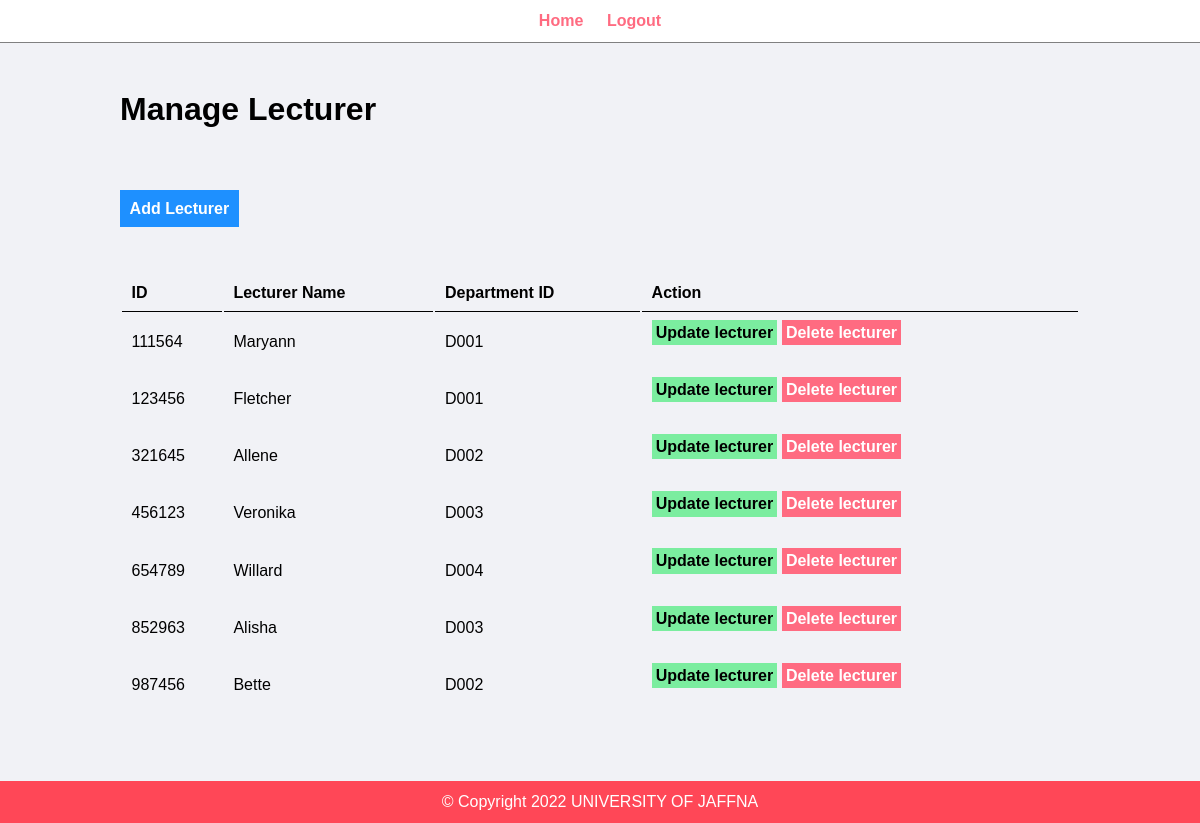
Page /admin/manage-lecturer.php (signed in) on the committed database.
### tables this page shows
CREATE TABLE `lecturer` (
  `ID` varchar(50) NOT NULL,
  `Name` varchar(150) NOT NULL,
  `Dep_ID` varchar(50) NOT NULL
);

### admin/manage-lecturer.php (the view, shortened to what this page needs)
<?php include('partials/menu.php'); ?>
<div class="main-content">
    <div class="wrapper">
    <h1>Manage Lecturer</h1>
    <br  />
             <br><br><br>
    <a href="add-lecturer.php" class="btn-primary">Add Lecturer</a>
    <br  />
<table class="tbl-full">
    <tr>
            <th>ID</th>
            <th>Lecturer Name</th>
            <th>Department ID</th>
            <th>Action</th>
        <br  />
</tr>
<br  /><br  />
<?php
    $sql ="SELECT * FROM lecturer";
    $res=mysqli_query($conn,$sql);
    if($res==TRUE){
        $count =mysqli_num_rows($res);
        if($count>0)
        {
            while($rows=mysqli_fetch_assoc($res))
            {
                $code = $rows['ID'];
                $name = $rows['Name'];
                $D_ID = $rows['Dep_ID'];
                ?>
                <tr>
                    <td><?php echo $code; ?> </td>
                    <td><?php echo $name; ?></td>
                    <td><?php echo $D_ID; ?></td>
                    <td>
                    <a href="<?php echo SITEURL; ?>admin/update-lecturer.php?id=<?php echo $ID; ?>" class="btn-secondary">Update lecturer</a>
                    <a href="<?php echo SITEURL; ?>admin/delete-lecturer.php?id=<?php echo $ID; ?>" class="btn-delete">Delete lecturer</a>
                    <br  /><br  />
            </td>
            </tr>
                <?php
            }
        }
        else{
        }
    }
?>
</table>
<br  />
</div>
</div>
<?php include('partials/footer.php'); ?>

### admin/admin.css (style rules this page uses)
* { margin: 0; padding: 0; font-family: Arial, Helvetica, sans-serif; }
.wrapper { padding: 1%; width: 80%; margin: 0 auto; }
.tbl-full { width: 100%; }
table tr th { border-bottom: 1px solid black; padding: 1%; text-align: left; }
table tr td { padding: 1%; }
.btn-primary { background-color: #1e90ff; padding: 1%; color: white; text-decoration: none; font-weight: bold; }
.btn-secondary { background-color: #7bed9f; padding: 1%; color: black; text-decoration: none; font-weight: bold; }
.btn-delete { background-color: #ff6b81; padding: 1%; color: white; text-decoration: none; font-weight: bold; }
.main-content { background-color: #f1f2f6; padding: 3% 0; }

### rows in the picture
lecturer: ID "111564", Name "Maryann", Dep_ID "D001"
lecturer: ID "123456", Name "Fletcher", Dep_ID "D001"
lecturer: ID "321645", Name "Allene", Dep_ID "D002"
lecturer: ID "456123", Name "Veronika", Dep_ID "D003"
lecturer: ID "654789", Name "Willard", Dep_ID "D004"
lecturer: ID "852963", Name "Alisha", Dep_ID "D003"
lecturer: ID "987456", Name "Bette", Dep_ID "D002"
